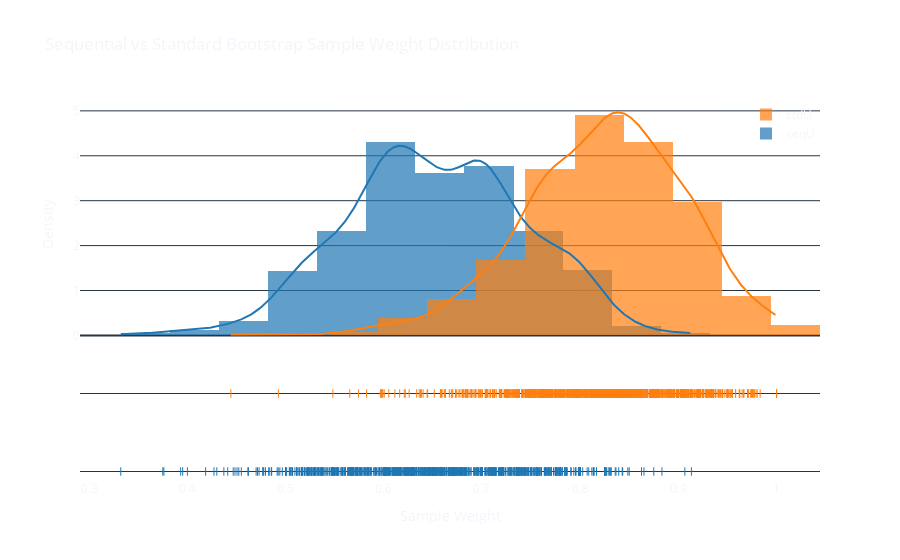

Notebook cell for this chart:
### Code cell
# Group data together
hist_data = [seqU, stdU]
group_labels = ['seqU', 'stdU']

# Create a DataFrame to save the data
plot_data = pd.DataFrame({'seqU': seqU, 'stdU': stdU})

# Write the data to a new sheet in the Excel file
with pd.ExcelWriter(excel_file_path, engine='openpyxl', mode='a') as writer:
    plot_data.to_excel(writer, sheet_name='Bootstrap_Data')

# Create distplot with custom bin_size
fig = ff.create_distplot(hist_data, group_labels, bin_size=0.05)

# Apply custom layout using update_figure_layout
update_figure_layout(fig, "Sequential vs Standard Bootstrap Sample Weight Distribution", "Sample Weight", "Density")

fig.show()

### Figure 1 — Plotly figure (JSON) as saved in the notebook; plotly's stock layout.template omitted (floating-point values rounded to 4 significant figures; data arrays with more than 128 entries replaced by an {"elided": "..."} marker saying what was removed)
{"data": [{"autobinx": false, "histnorm": "probability density", "legendgroup": "seqU", "marker": {"color": "rgb(31, 119, 180)"}, "name": "seqU", "opacity": 0.7, "type": "histogram", "x": {"elided": "1000 float values"}, "xaxis": "x", "xbins": {"end": 0.9133, "size": 0.05, "start": 0.3321}, "yaxis": "y"}, {"autobinx": false, "histnorm": "probability density", "legendgroup": "stdU", "marker": {"color": "rgb(255, 127, 14)"}, "name": "stdU", "opacity": 0.7, "type": "histogram", "x": {"elided": "1000 float values"}, "xaxis": "x", "xbins": {"end": 1, "size": 0.05, "start": 0.4443}, "yaxis": "y"}, {"legendgroup": "seqU", "marker": {"color": "rgb(31, 119, 180)"}, "mode": "lines", "name": "seqU", "showlegend": false, "type": "scatter", "x": {"elided": "500 float values"}, "xaxis": "x", "y": {"elided": "500 float values"}, "yaxis": "y"}, {"legendgroup": "stdU", "marker": {"color": "rgb(255, 127, 14)"}, "mode": "lines", "name": "stdU", "showlegend": false, "type": "scatter", "x": {"elided": "500 float values"}, "xaxis": "x", "y": {"elided": "500 float values"}, "yaxis": "y"}, {"legendgroup": "seqU", "marker": {"color": "rgb(31, 119, 180)", "symbol": "line-ns-open"}, "mode": "markers", "name": "seqU", "showlegend": false, "type": "scatter", "x": {"elided": "1000 float values"}, "xaxis": "x", "y": {"elided": "1000 str values"}, "yaxis": "y2"}, {"legendgroup": "stdU", "marker": {"color": "rgb(255, 127, 14)", "symbol": "line-ns-open"}, "mode": "markers", "name": "stdU", "showlegend": false, "type": "scatter", "x": {"elided": "1000 float values"}, "xaxis": "x", "y": {"elided": "1000 str values"}, "yaxis": "y2"}], "layout": {"barmode": "overlay", "hovermode": "closest", "legend": {"traceorder": "reversed", "x": 1, "xanchor": "auto", "y": 1, "yanchor": "auto"}, "paper_bgcolor": "rgba(0,0,0,0)", "plot_bgcolor": "rgba(0,0,0,0)", "title": {"text": "Sequential vs Standard Bootstrap Sample Weight Distribution"}, "xaxis": {"anchor": "y2", "domain": [0, 1], "title": {"text": "Sample Weight"}, "zeroline": false}, "yaxis": {"anchor": "free", "domain": [0.35, 1], "position": 0, "title": {"text": "Density"}}, "yaxis2": {"anchor": "x", "domain": [0, 0.25], "dtick": 1, "showticklabels": false}}}
